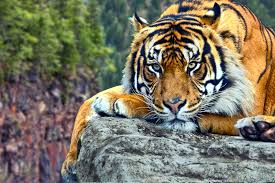
#> input picture tiger.jpg, 275 x 183 px
$ python coloredHistogram.py
#> lines starting #> are read from the running program, lines starting #| are printed output that depends on the picture
import numpy as np
import cv2
import matplotlib.pyplot as plt
import pylab as pl

def manual_histogram(pixels_List,width,hight):
	#initiate list of counters each cell represent intensty
	intenisty_frequency = [0]*256
	for i in range (width):
		for j in range (hight):
			#counter ++ of he current pixel intenisty
			intenisty_frequency[pixels_List[i][j]] += 1
	return intenisty_frequency

#function plots histogram for gray image
def plot_Histogram(bgr):
	#plot
	color = ('b','g','r')
	for i,col in enumerate(color):
	    plt.plot(bgr[i],color = col)
	    plt.xlim([0,260])
	    plt.ylim([0,800])
	plt.show()


def main(cimgName):
	# RGB image
#> called with cimgName = 'tiger.jpg'
	c_img = cv2.imread(cimgName, cv2.IMREAD_COLOR)
#> c_img is the input picture: shape (183, 275, 3); mean B, G, R 100.2, 118.3, 122.9
	# coloered Image
	#Returns the dimentions of each color and number of cololers
	x,y,z = c_img.shape
#> x = 183; y = 275; z = 3
	r_Pixels = [[0 for f in range(y)] for k in range(x)]
	g_Pixels = [[0 for f in range(y)] for k in range(x)]
	b_Pixels = [[0 for f in range(y)] for k in range(x)]
	#Load pixels in List Of lists
	for i in range(x):
		for j in range(y):
			r_Pixels[i][j] = c_img[i,j,0]
			g_Pixels[i][j] = c_img[i,j,1]
			b_Pixels[i][j] = c_img[i,j,2]
#> after the loop, b_Pixels = 183 items; g_Pixels = 183 items; r_Pixels = 183 items
	# Calculat RGB Histo
	red_histogram = manual_histogram(r_Pixels,x,y)
#> red_histogram = 256 values, max 827 at index 0, min 8 at index 254, mean 196.6
	green_histogram = manual_histogram(g_Pixels,x,y)
#> green_histogram = 256 values, max 474 at index 92, min 33 at index 248, mean 196.6
	blue_histogram = manual_histogram(b_Pixels,x,y)
#> blue_histogram = 256 values, max 712 at index 255, min 36 at index 2, mean 196.6

	BGR = [red_histogram , green_histogram , blue_histogram]
	plot_Histogram(BGR)
#> in plot_Histogram, `plt.show()`:
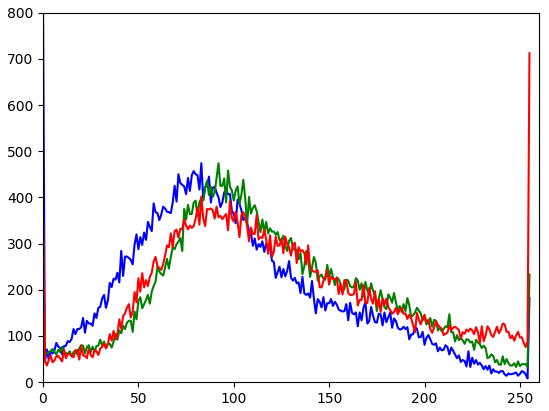
#> figure drawn by matplotlib, 1 panel; curve peaks at x = 0, y = 827; curve peaks at x = 92, y = 474; curve peaks at x = 255, y = 712

main('tiger.jpg')

$ run again, with stones.jpg copied over tiger.jpg
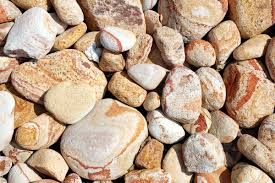
#> input picture stones.jpg, 275 x 183 px
#> in main, c_img is the input picture: shape (183, 275, 3); mean B, G, R 135.2, 159.7, 186.3
#> after the loop in main, `for i in range(x):`: b_Pixels = 183 items
#> red_histogram = 256 values, max 1793 at index 0, min 8 at index 254, mean 196.6
#> green_histogram = 256 values, max 833 at index 0, min 53 at index 254, mean 196.6
#> blue_histogram = 256 values, max 1513 at index 255, min 9 at index 2, mean 196.6
#> in plot_Histogram, `plt.show()`:
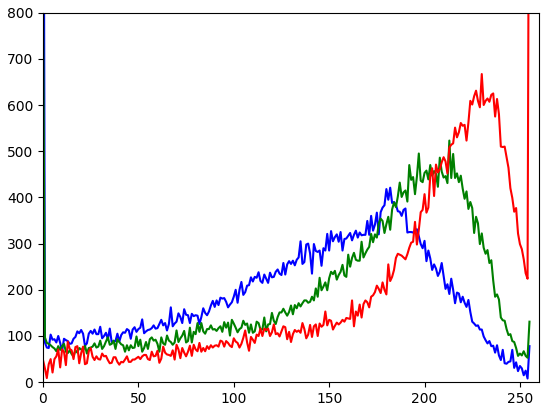
#> figure drawn by matplotlib, 1 panel; curve peaks at x = 0, y = 1793; curve peaks at x = 0, y = 833; curve peaks at x = 255, y = 1513
